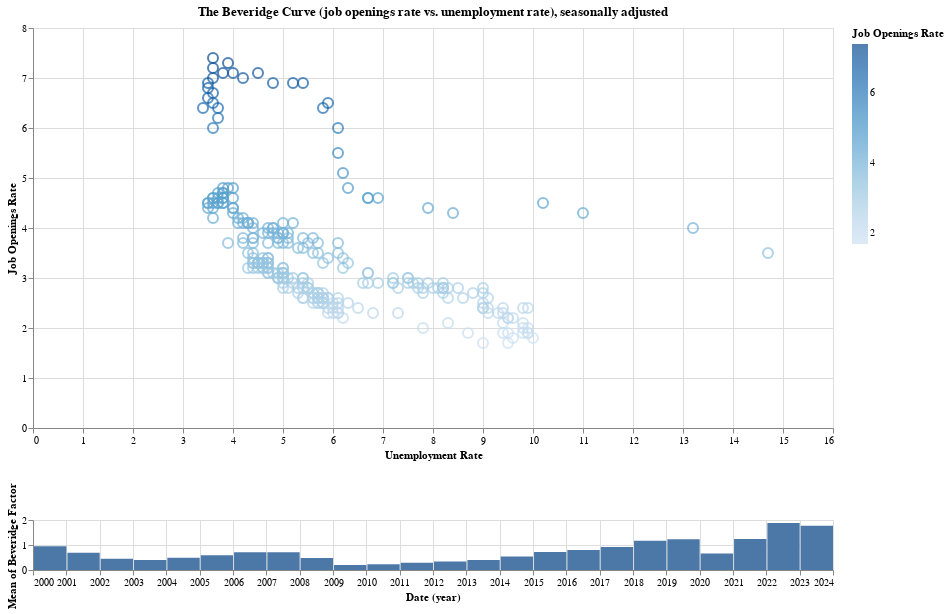

This figure's notebook cell:
### Code cell
select_year = alt.selection_interval(encodings=["x"])

bar_slider = (
    alt.Chart(bv.reset_index())
    .mark_bar()
    .encode(x="year(Date)", y="mean(Beveridge Factor)")
    .properties(height=50, width=800)
    .add_selection(select_year)
)

plot = (
    alt.Chart(bv.reset_index())
    .mark_point(size=100)
    .encode(
        x="Unemployment Rate",
        y="Job Openings Rate",
        color="Job Openings Rate",
        tooltip=["Date", "Unemployment Rate", "Job Openings Rate"],
        opacity=alt.condition(select_year, alt.value(0.7), alt.value(0.1)),
    )
    .interactive()
).properties(
    title="The Beveridge Curve (job openings rate vs. unemployment rate), seasonally adjusted",
    width=800,
    height=400,
)
plot & bar_slider

### Figure 1 — Vega-Lite specification as saved in the notebook (floating-point values rounded to 4 significant figures; data arrays with more than 128 entries replaced by an {"elided": "..."} marker saying what was removed)
{"config": {"view": {"continuousWidth": 400, "continuousHeight": 300}}, "vconcat": [{"data": {"name": "data-0373d90b72c4e240fcad3c128a4effc5"}, "mark": {"type": "point", "size": 100}, "encoding": {"color": {"field": "Job Openings Rate", "type": "quantitative"}, "opacity": {"condition": {"value": 0.7, "selection": "selector001"}, "value": 0.1}, "tooltip": [{"field": "Date", "type": "temporal"}, {"field": "Unemployment Rate", "type": "quantitative"}, {"field": "Job Openings Rate", "type": "quantitative"}], "x": {"field": "Unemployment Rate", "type": "quantitative"}, "y": {"field": "Job Openings Rate", "type": "quantitative"}}, "height": 400, "selection": {"selector002": {"type": "interval", "bind": "scales", "encodings": ["x", "y"]}}, "title": "The Beveridge Curve (job openings rate vs. unemployment rate), seasonally adjusted", "width": 800}, {"data": {"name": "data-0373d90b72c4e240fcad3c128a4effc5"}, "mark": "bar", "encoding": {"x": {"field": "Date", "timeUnit": "year", "type": "temporal"}, "y": {"aggregate": "mean", "field": "Beveridge Factor", "type": "quantitative"}}, "height": 50, "selection": {"selector001": {"type": "interval", "encodings": ["x"]}}, "width": 800}], "$schema": "https://vega.github.io/schema/vega-lite/v4.17.0.json", "datasets": {"data-0373d90b72c4e240fcad3c128a4effc5": {"elided": "279 records"}}}
